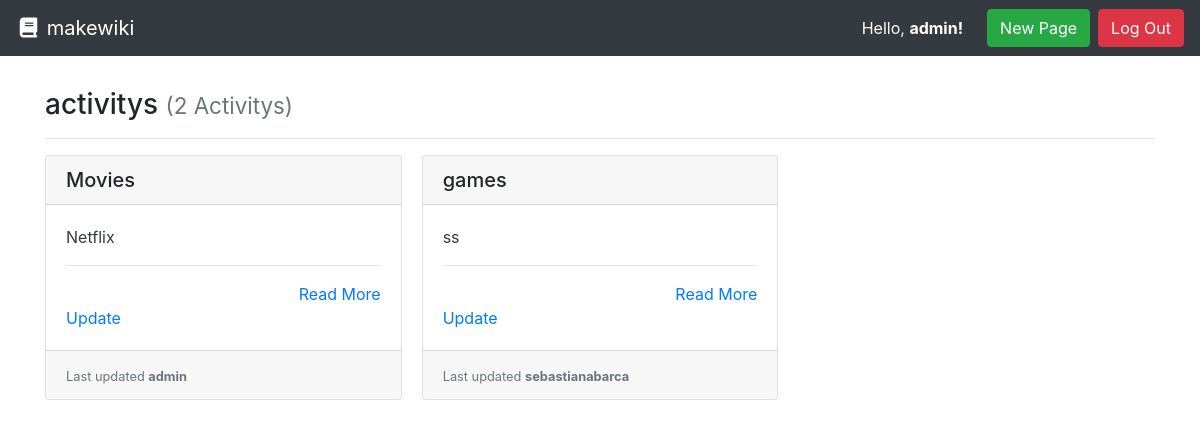
The app's page / (signed in) with its own data.
### project/models.py (models this page shows, shortened)
class Activity(models.Model):
    title = models.CharField(max_length=settings.PROJECT_ACTIVITY_TITLE_MAX_LENGTH, unique=True,
                             help_text="Title of your Activity.")
    author = models.ForeignKey(User, on_delete=models.PROTECT,
                               help_text="The user that posted this article.")
    slug = models.CharField(max_length=settings.PROJECT_ACTIVITY_TITLE_MAX_LENGTH, blank=True, editable=False,
                            help_text="Unique URL path to access this Activity. Generated by the system.")
    content = models.TextField(
        help_text="Write the content of your Activity here.")
    created = models.DateTimeField(auto_now_add=True,
                                   help_text="The date and time this Activity was created. Automatically generated when the model saves.")
    modified = models.DateTimeField(auto_now=True,
                                    help_text="The date and time this Activity was updated. Automatically generated when the model updates.")
    image = models.ImageField(default='default.jpg', upload_to='activity_pic')

### project/views.py (the view)
# urls.py: path('', ActivityListView.as_view(), name='activity-list-project'),
class ActivityListView(generic.ListView):
    model = Activity
    def get(self, request):
        activitys = self.get_queryset().all()
        return render(request, 'list.html', {
          'activitys': activitys
        })

### project/templates/list.html
{% extends "base.html" %}
{% block content %}
  <h3>activitys {% if activitys %}<small class="text-muted">({{ activitys|length }} Activity{{ activitys|length|pluralize:"s" }})</small>{% endif %}</h3>
  <hr>
  {% if activitys %}
    <div class="card-columns">
      {% for activity in activitys %}
        {% include "partials/card.html" %}
      {% endfor %}
    </div>
  {% else %}
    <div class="alert alert-primary" role="alert">No pages to display.</div>
  {% endif %}
{% endblock %}

### templates/base.html (shortened to what this page needs)
{% load static %}
<!doctype html>
<html lang="en">
  <head>
    <link rel="stylesheet" href="https://stackpath.bootstrapcdn.com/bootstrap/4.3.1/css/bootstrap.min.css"
>
    <link rel="stylesheet" type="text/css" href="{% static 'style.css' %}">
  </head>
  <body>
    <nav class="navbar navbar-expand-md navbar-dark bg-dark">
      <a class="navbar-brand" href="{% url 'activity-list-project' %}"><i class="fas fa-fw fa-book"></i> makewiki</a>
      <form class="form-inline ml-auto">
        {% if user.is_authenticated %}
        <div class="text-white">Hello, <strong>{{ user.username }}!</strong></div>
        <a href="{% url 'activity-create-project' %}" class="btn btn-success ml-4">New Page</a>
          <a href="{% url 'logout' %}" class="btn btn-danger ml-2">Log Out</a>
        {% else %}
          <a href="{% url 'login' %}" class="btn btn-danger ml-2">Log In</a>
            <a href="{% url 'templates-signup-page' %}" class="btn btn-primary ml-2">Sign Up</a>
        {% endif %}
      </form>
    </nav>
    <main role="main" class="container" style="margin-top: 4vh;">
      {% block content %}{% endblock %}
    </main>
  </body>

### project/templates/partials/card.html (shortened to what this page needs)
<div class="card mb-3">
  <h5 class="card-header ">{{ activity.title }}</h5>
  <div class="card-body border-dark">
    <p class="card-text text-dark">
      {{ activity.content|truncatewords_html:30 }}
      <hr>
      <div class="text-right"><a href="{% url 'activity-details-project' activity.slug %}" title="Read More">Read More</a></div>
      <div class="text-left"><a href="{% url 'activity-update-project' activity.pk %}" title="Update">Update</a></div>
  </div>
  <div class="card-footer">
    <small class="text-muted">Last updated  <b>{{ activity.author.username }}</b></small>
  </div>
</div>

### records on screen
Activity: title "Movies", content "Netflix", author.username "admin"
Activity: title "games", content "ss", author.username "sebastianabarca"

### other values on screen
{{ user.username }} "admin"
{{ activitys|length }} "2"
